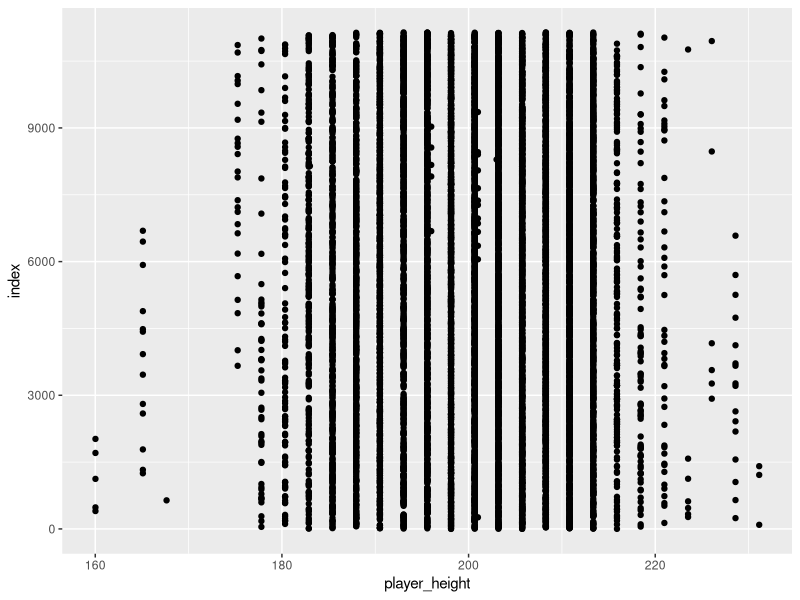
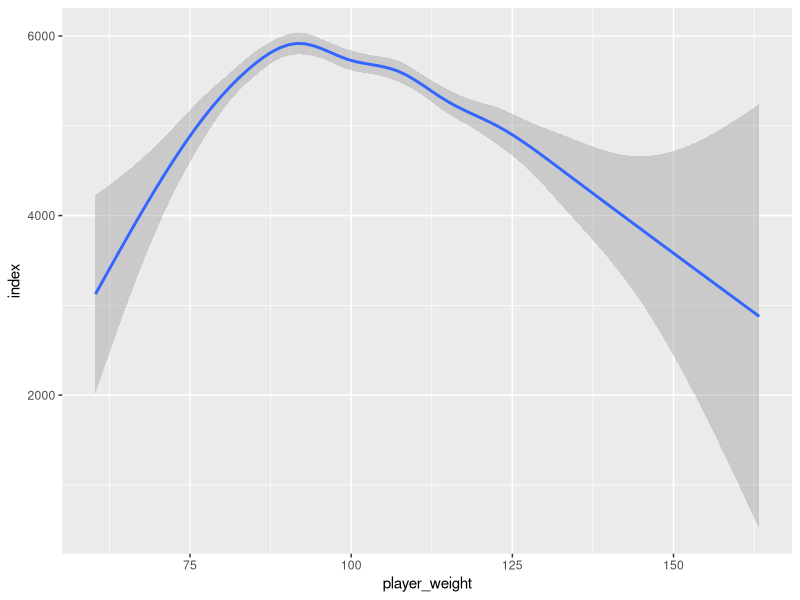
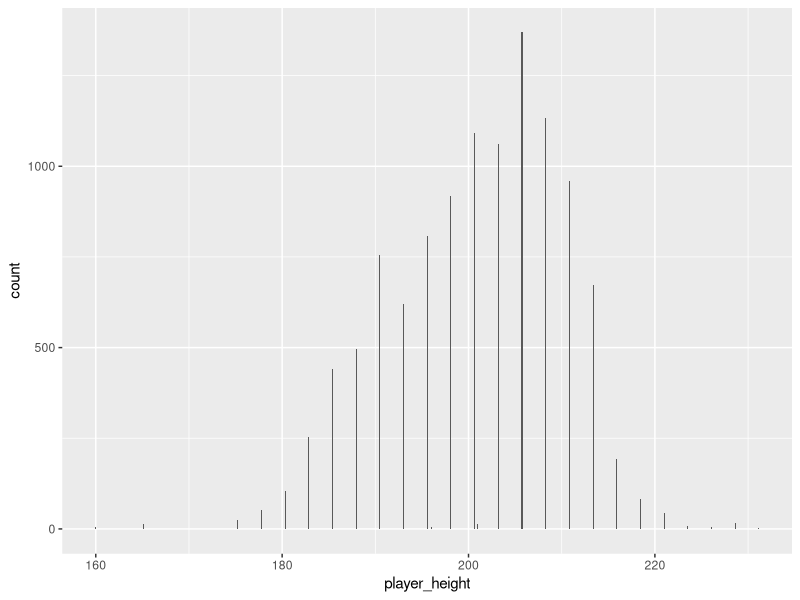
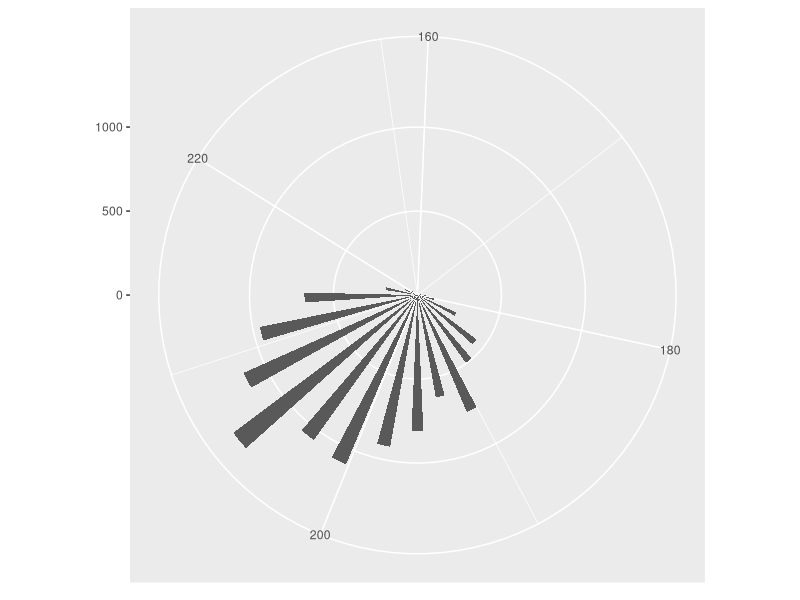

Here is the R script that generated these plots, in order:
library(tidyverse)

nba_ds <- read.csv("nba_data/nba_dataset.csv", header = TRUE)

#Primeiro - scatter
ggplot(data = nba_ds) +
  geom_point(mapping = aes(x = player_height, y = index))

#Segundo - linha de tendências
ggplot(data = nba_ds) + 
  geom_smooth(mapping = aes(x = player_weight, y = index))

#Terceiro - barras em coordenadas polares
ggplot(data = nba_ds) + 
  geom_bar(mapping = aes(x = player_height))

#Quarto - barras com cores
bar <- ggplot(data = nba_ds) + 
  geom_bar(
    mapping = aes(x = player_height, fill = player_height), 
    show.legend = FALSE,
    width = 1
  ) + 
  theme(aspect.ratio = 1) +
  labs(x = NULL, y = NULL)

bar + coord_polar()

